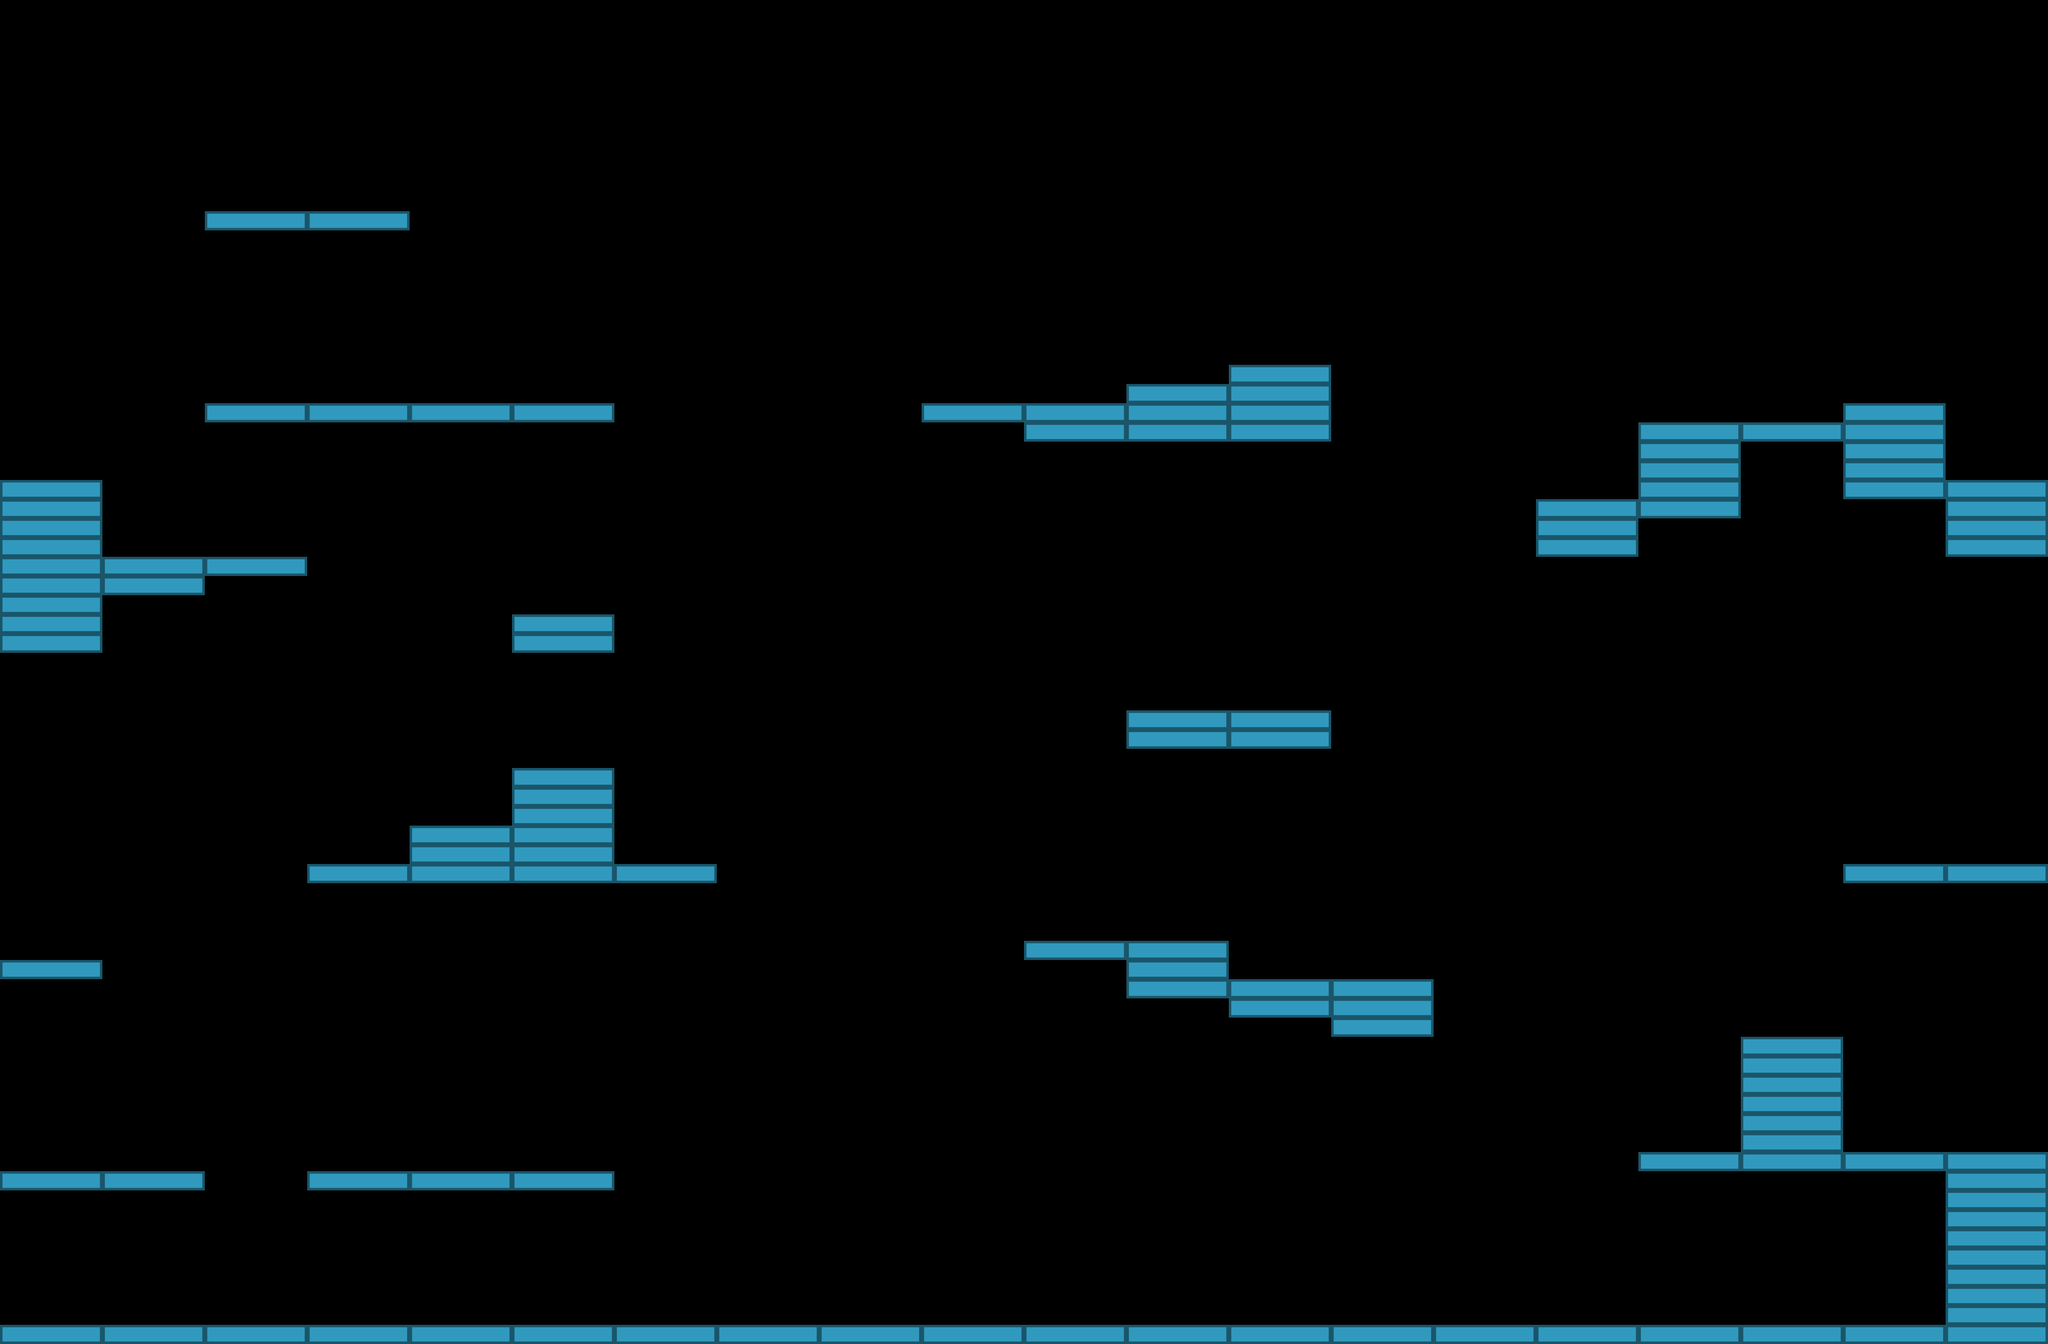

A 2D game scene composited from a Tiled map and its tileset images. What follows is a short description and the map's XML, with every tile layer's data as written:
An orthogonal 20x70 tile map with 160x30 px tiles, 1 tile layer (platform) and 6 objects (2x CowBox, 2x LettuceBox, TomatoBox, BunBox).

<map version="1.5" tiledversion="1.5.0" orientation="orthogonal" renderorder="right-down" width="20" height="70" tilewidth="160" tileheight="30" infinite="0" nextlayerid="4" nextobjectid="25">
 <editorsettings>
  <export target="level-1.json" format="json" />
 </editorsettings>
 <tileset firstgid="1" name="platform" tilewidth="160" tileheight="30" tilecount="1" columns="1">
  <image source="platform.png" width="160" height="30" />
 </tileset>
 <layer id="1" name="platform" width="20" height="70">
  <data encoding="csv">
0,0,0,0,0,0,0,0,0,0,0,0,0,0,0,0,0,0,0,0,
0,0,0,0,0,0,0,0,0,0,0,0,0,0,0,0,0,0,0,0,
0,0,0,0,0,0,0,0,0,0,0,0,0,0,0,0,0,0,0,0,
0,0,0,0,0,0,0,0,0,0,0,0,0,0,0,0,0,0,0,0,
0,0,0,0,0,0,0,0,0,0,0,0,0,0,0,0,0,0,0,0,
0,0,0,0,0,0,0,0,0,0,0,0,0,0,0,0,0,0,0,0,
0,0,0,0,0,0,0,0,0,0,0,0,0,0,0,0,0,0,0,0,
0,0,0,0,0,0,0,0,0,0,0,0,0,0,0,0,0,0,0,0,
0,0,0,0,0,0,0,0,0,0,0,0,0,0,0,0,0,0,0,0,
0,0,0,0,0,0,0,0,0,0,0,0,0,0,0,0,0,0,0,0,
0,0,0,0,0,0,0,0,0,0,0,0,0,0,0,0,0,0,0,0,
0,0,1,1,0,0,0,0,0,0,0,0,0,0,0,0,0,0,0,0,
0,0,0,0,0,0,0,0,0,0,0,0,0,0,0,0,0,0,0,0,
0,0,0,0,0,0,0,0,0,0,0,0,0,0,0,0,0,0,0,0,
0,0,0,0,0,0,0,0,0,0,0,0,0,0,0,0,0,0,0,0,
0,0,0,0,0,0,0,0,0,0,0,0,0,0,0,0,0,0,0,0,
0,0,0,0,0,0,0,0,0,0,0,0,0,0,0,0,0,0,0,0,
0,0,0,0,0,0,0,0,0,0,0,0,0,0,0,0,0,0,0,0,
0,0,0,0,0,0,0,0,0,0,0,0,0,0,0,0,0,0,0,0,
0,0,0,0,0,0,0,0,0,0,0,0,1,0,0,0,0,0,0,0,
0,0,0,0,0,0,0,0,0,0,0,1,1,0,0,0,0,0,0,0,
0,0,1,1,1,1,0,0,0,1,1,1,1,0,0,0,0,0,1,0,
0,0,0,0,0,0,0,0,0,0,1,1,1,0,0,0,1,1,1,0,
0,0,0,0,0,0,0,0,0,0,0,0,0,0,0,0,1,0,1,0,
0,0,0,0,0,0,0,0,0,0,0,0,0,0,0,0,1,0,1,0,
1,0,0,0,0,0,0,0,0,0,0,0,0,0,0,0,1,0,1,1,
1,0,0,0,0,0,0,0,0,0,0,0,0,0,0,1,1,0,0,1,
1,0,0,0,0,0,0,0,0,0,0,0,0,0,0,1,0,0,0,1,
1,0,0,0,0,0,0,0,0,0,0,0,0,0,0,1,0,0,0,1,
1,1,1,0,0,0,0,0,0,0,0,0,0,0,0,0,0,0,0,0,
1,1,0,0,0,0,0,0,0,0,0,0,0,0,0,0,0,0,0,0,
1,0,0,0,0,0,0,0,0,0,0,0,0,0,0,0,0,0,0,0,
1,0,0,0,0,1,0,0,0,0,0,0,0,0,0,0,0,0,0,0,
1,0,0,0,0,1,0,0,0,0,0,0,0,0,0,0,0,0,0,0,
0,0,0,0,0,0,0,0,0,0,0,0,0,0,0,0,0,0,0,0,
0,0,0,0,0,0,0,0,0,0,0,0,0,0,0,0,0,0,0,0,
0,0,0,0,0,0,0,0,0,0,0,0,0,0,0,0,0,0,0,0,
0,0,0,0,0,0,0,0,0,0,0,1,1,0,0,0,0,0,0,0,
0,0,0,0,0,0,0,0,0,0,0,1,1,0,0,0,0,0,0,0,
0,0,0,0,0,0,0,0,0,0,0,0,0,0,0,0,0,0,0,0,
0,0,0,0,0,1,0,0,0,0,0,0,0,0,0,0,0,0,0,0,
0,0,0,0,0,1,0,0,0,0,0,0,0,0,0,0,0,0,0,0,
0,0,0,0,0,1,0,0,0,0,0,0,0,0,0,0,0,0,0,0,
0,0,0,0,1,1,0,0,0,0,0,0,0,0,0,0,0,0,0,0,
0,0,0,0,1,1,0,0,0,0,0,0,0,0,0,0,0,0,0,0,
0,0,0,1,1,1,1,0,0,0,0,0,0,0,0,0,0,0,1,1,
0,0,0,0,0,0,0,0,0,0,0,0,0,0,0,0,0,0,0,0,
0,0,0,0,0,0,0,0,0,0,0,0,0,0,0,0,0,0,0,0,
0,0,0,0,0,0,0,0,0,0,0,0,0,0,0,0,0,0,0,0,
0,0,0,0,0,0,0,0,0,0,1,1,0,0,0,0,0,0,0,0,
1,0,0,0,0,0,0,0,0,0,0,1,0,0,0,0,0,0,0,0,
0,0,0,0,0,0,0,0,0,0,0,1,1,1,0,0,0,0,0,0,
0,0,0,0,0,0,0,0,0,0,0,0,1,1,0,0,0,0,0,0,
0,0,0,0,0,0,0,0,0,0,0,0,0,1,0,0,0,0,0,0,
0,0,0,0,0,0,0,0,0,0,0,0,0,0,0,0,0,1,0,0,
0,0,0,0,0,0,0,0,0,0,0,0,0,0,0,0,0,1,0,0,
0,0,0,0,0,0,0,0,0,0,0,0,0,0,0,0,0,1,0,0,
0,0,0,0,0,0,0,0,0,0,0,0,0,0,0,0,0,1,0,0,
0,0,0,0,0,0,0,0,0,0,0,0,0,0,0,0,0,1,0,0,
0,0,0,0,0,0,0,0,0,0,0,0,0,0,0,0,0,1,0,0,
0,0,0,0,0,0,0,0,0,0,0,0,0,0,0,0,1,1,1,1,
1,1,0,1,1,1,0,0,0,0,0,0,0,0,0,0,0,0,0,1,
0,0,0,0,0,0,0,0,0,0,0,0,0,0,0,0,0,0,0,1,
0,0,0,0,0,0,0,0,0,0,0,0,0,0,0,0,0,0,0,1,
0,0,0,0,0,0,0,0,0,0,0,0,0,0,0,0,0,0,0,1,
0,0,0,0,0,0,0,0,0,0,0,0,0,0,0,0,0,0,0,1,
0,0,0,0,0,0,0,0,0,0,0,0,0,0,0,0,0,0,0,1,
0,0,0,0,0,0,0,0,0,0,0,0,0,0,0,0,0,0,0,1,
0,0,0,0,0,0,0,0,0,0,0,0,0,0,0,0,0,0,0,1,
1,1,1,1,1,1,1,1,1,1,1,1,1,1,1,1,1,1,1,1
</data>
 </layer>
 <objectgroup id="3" name="boxes">
  <object id="16" name="TomatoBox" x="1346.22" y="1846.05">
   <point />
  </object>
  <object id="17" name="CowBox" x="1832.72" y="1026.32">
   <point />
  </object>
  <object id="19" name="LettuceBox" x="73.3089" y="499.833">
   <point />
  </object>
  <object id="22" name="BunBox" x="3122.29" y="293.236">
   <point />
  </object>
  <object id="23" name="CowBox" x="3125.62" y="1739.42">
   <point />
  </object>
  <object id="24" name="LettuceBox" x="1672.78" y="336.554">
   <point />
  </object>
 </objectgroup>
</map>